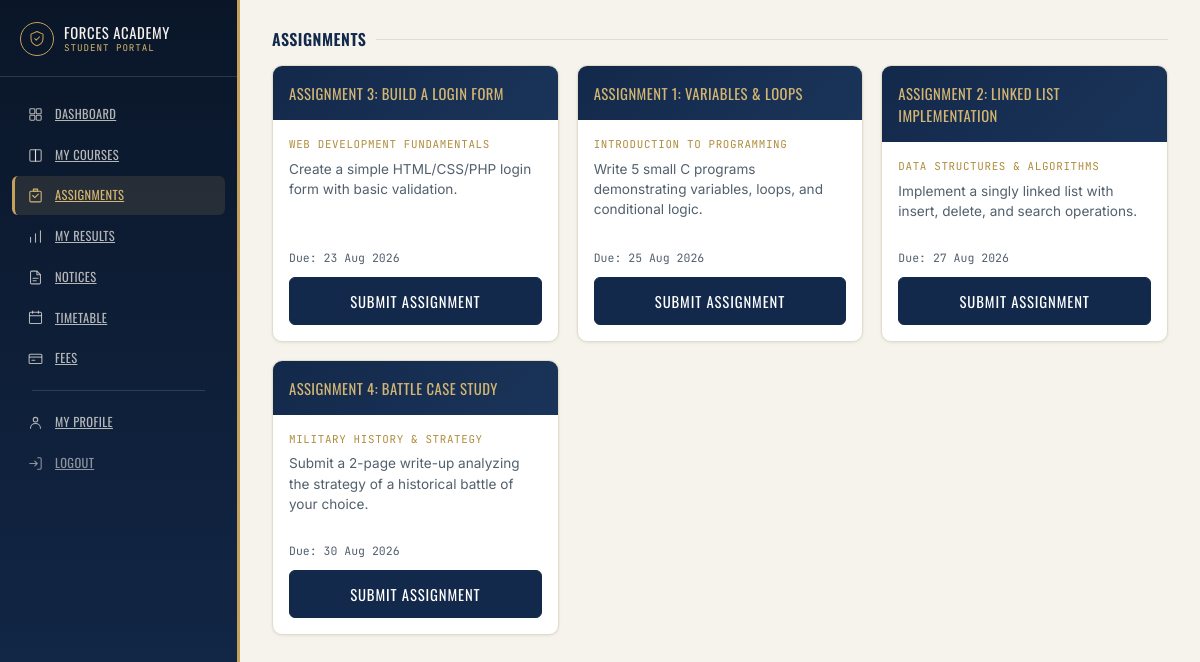
The app's page /assignments.php (signed in) with its own data.
### tables this page shows
CREATE TABLE IF NOT EXISTS assignments (
    id INT AUTO_INCREMENT PRIMARY KEY,
    title VARCHAR(200) NOT NULL,
    description TEXT,
    course_id INT NOT NULL,
    due_date DATE,
    created_at TIMESTAMP DEFAULT CURRENT_TIMESTAMP,
    FOREIGN KEY (course_id) REFERENCES courses(id) ON DELETE CASCADE
);

CREATE TABLE IF NOT EXISTS courses (
    id INT AUTO_INCREMENT PRIMARY KEY,
    course_name VARCHAR(150) NOT NULL,
    description TEXT,
    teacher_name VARCHAR(100),
    created_at TIMESTAMP DEFAULT CURRENT_TIMESTAMP
);

### assignments.php (the view, shortened to what this page needs)
<?php
$assignments = [];
$sql = "SELECT a.id, a.title, a.description, a.due_date, c.course_name
        FROM assignments a
        JOIN courses c ON a.course_id = c.id
        ORDER BY a.due_date ASC";
$result = mysqli_query($conn, $sql);
if ($result) {
    while ($row = mysqli_fetch_assoc($result)) {
        $assignments[] = $row;
    }
}
$submittedIds = [];
?>
<!DOCTYPE html>
<html lang="en">
<head>
    <link href="https://cdn.jsdelivr.net/npm/bootstrap@5.3.7/dist/css/bootstrap.min.css" rel="stylesheet">
    <link rel="stylesheet" href="css/style.css">
</head>
<body>
<div class="fa-shell">
    <?php include 'includes/sidebar.php'; ?>
    <main class="fa-main">
        <h3 class="fa-section-title">Assignments</h3>
        <?php if (empty($assignments)): ?>
            <div class="fa-panel fa-empty-state">
                <svg viewBox="0 0 24 24" fill="none" xmlns="http://www.w3.org/2000/svg"><path d="M5.5 6H18.5C19.33 6 20 6.67 20 7.5V19.5C20 20.33 19.33 21 18.5 21H5.5C4.67 21 4 20.33 4 19.5V7.5C4 6.67 4.67 6 5.5 6Z" stroke="currentColor" stroke-width="1.5" stroke-linejoin="round"/><path d="M8 12L11 15L16 10" stroke="currentColor" stroke-width="1.5" stroke-linecap="round" stroke-linejoin="round"/></svg>
                <h5 style="font-family: var(--font-display); text-transform: uppercase; color: var(--navy-800);">No assignments yet</h5>
                <p style="font-size: 0.9rem;">Check back once your instructors post assignments.</p>
            </div>
        <?php else: ?>
            <div class="fa-course-grid">
                <?php foreach ($assignments as $a): ?>
                    <?php $isSubmitted = in_array($a['id'], $submittedIds); ?>
                    <div class="fa-course-card">
                        <div class="fa-course-card-top"><?php echo htmlspecialchars($a['title']); ?></div>
                        <div class="fa-course-card-body">
                            <div class="fa-assignment-course"><?php echo htmlspecialchars($a['course_name']); ?></div>
                            <p><?php echo htmlspecialchars($a['description']); ?></p>
                            <div class="fa-assignment-footer">
                                <div class="fa-assignment-due">
                                    Due: <?php echo date("d M Y", strtotime($a['due_date'])); ?>
                                </div>
                                <?php if ($isSubmitted): ?>
                                    <span class="badge fa-badge-submitted mt-2">Submitted</span>
                                <?php else: ?>
                                    <button type="button"
                                            class="btn fa-btn-primary mt-2 w-100"
                                            data-bs-toggle="modal"
                                            data-bs-target="#uploadModal"
                                            data-assignment-id="<?php echo $a['id']; ?>"
                                            data-assignment-title="<?php echo htmlspecialchars($a['title']); ?>">
                                        Submit Assignment
                                    </button>
                                <?php endif; ?>
                            </div>
                        </div>
                    </div>
                <?php endforeach; ?>
            </div>
        <?php endif; ?>
    </main>
</div>
</body>
</html>

### includes/sidebar.php (shortened to what this page needs)
<?php
$currentPage = basename($_SERVER['PHP_SELF']);
function fa_nav_active($page, $current) {
    return $page === $current ? 'active' : '';
}
?>
<aside class="fa-sidebar">
    <div class="fa-sidebar-brand">
        <div class="fa-sidebar-emblem">
        </div>
        <div class="fa-sidebar-brand-text">
            Forces Academy
            <small>Student Portal</small>
        </div>
    </div>
    <nav class="fa-sidebar-nav">
        <a href="dashboard.php" class="<?php echo fa_nav_active('dashboard.php', $currentPage); ?>">
            Dashboard
        </a>
        <a href="courses.php" class="<?php echo fa_nav_active('courses.php', $currentPage); ?>">
            My Courses
        </a>
        <a href="assignments.php" class="<?php echo fa_nav_active('assignments.php', $currentPage); ?>">
            Assignments
        </a>
        <a href="results.php" class="<?php echo fa_nav_active('results.php', $currentPage); ?>">
            <svg viewBox="0 0 24 24" fill="none" xmlns="http://www.w3.org/2000/svg"><path d="M5 20V13M12 20V8M19 20V4" stroke="currentColor" stroke-width="1.5" stroke-linecap="round"/></svg>
            My Results
        </a>
        <a href="notices.php" class="<?php echo fa_nav_active('notices.php', $currentPage); ?>">
            Notices
        </a>
        <a href="timetable.php" class="<?php echo fa_nav_active('timetable.php', $currentPage); ?>">
            Timetable
        </a>
        <a href="fees.php" class="<?php echo fa_nav_active('fees.php', $currentPage); ?>">
            <svg viewBox="0 0 24 24" fill="none" xmlns="http://www.w3.org/2000/svg"><rect x="3" y="6" width="18" height="13" rx="1.5" stroke="currentColor" stroke-width="1.5"/><path d="M3 10H21" stroke="currentColor" stroke-width="1.5"/><path d="M7 14.5H11" stroke="currentColor" stroke-width="1.5" stroke-linecap="round"/></svg>
            Fees
        </a>
        <div class="fa-sidebar-divider"></div>
        <a href="profile.php" class="<?php echo fa_nav_active('profile.php', $currentPage); ?>">
            <svg viewBox="0 0 24 24" fill="none" xmlns="http://www.w3.org/2000/svg"><circle cx="12" cy="8" r="3.2" stroke="currentColor" stroke-width="1.5"/><path d="M5 20c0-3.6 3.1-6.5 7-6.5s7 2.9 7 6.5" stroke="currentColor" stroke-width="1.5" stroke-linecap="round"/></svg>
            My Profile
        </a>
        <a href="logout.php" class="fa-sidebar-logout">
            Logout
        </a>
    </nav>
</aside>

### records on screen
assignments: title "ASSIGNMENT 3: BUILD A LOGIN FORM", course.course_name "WEB DEVELOPMENT FUNDAMENTALS", description "Create a simple HTML/CSS/PHP login form with basic validation.", due_date "23 Aug 2026"
assignments: title "ASSIGNMENT 1: VARIABLES & LOOPS", course.course_name "INTRODUCTION TO PROGRAMMING", description "Write 5 small C programs demonstrating variables, loops, and conditional logic.", due_date "25 Aug 2026"
assignments: title "ASSIGNMENT 2: LINKED LIST IMPLEMENTATION", course.course_name "DATA STRUCTURES & ALGORITHMS", description "Implement a singly linked list with insert, delete, and search operations.", due_date "27 Aug 2026"
assignments: title "ASSIGNMENT 4: BATTLE CASE STUDY", course.course_name "MILITARY HISTORY & STRATEGY", description "Submit a 2-page write-up analyzing the strategy of a historical battle of your choice.", due_date "30 Aug 2026"
